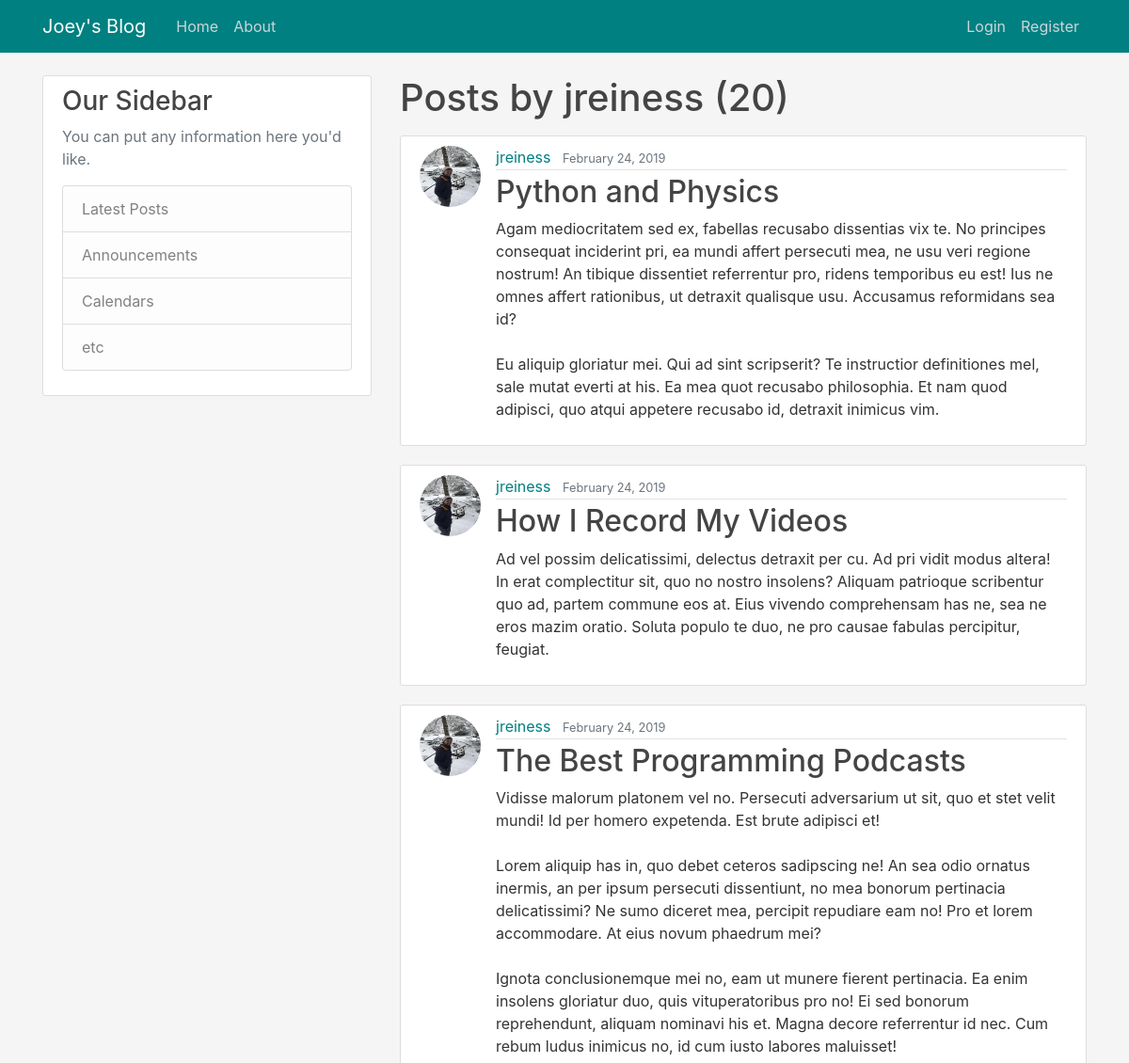
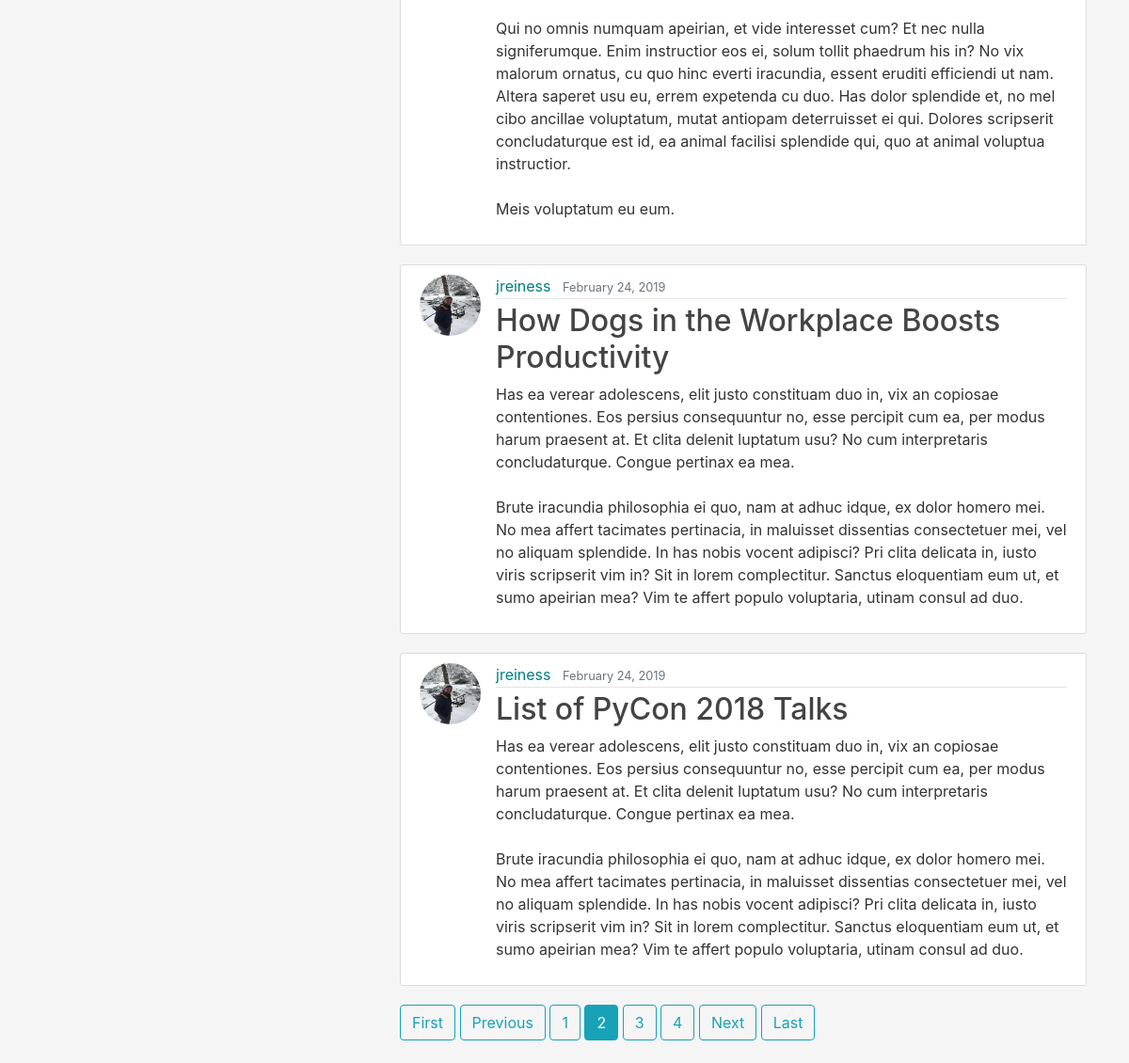
The app's page /user/jreiness/?page=2 with its own data (2 pictures, top to bottom).
### blog/models.py (models this page shows, shortened)
class Post(models.Model):
    title = models.CharField(max_length=100)
    content = models.TextField()
    date_posted = models.DateTimeField(default=timezone.now)
    author = models.ForeignKey(User, on_delete=models.CASCADE) #on_delete says what to do if user is deleted - what happens to post?

### users/models.py (models this page shows, shortened)
class Profile(models.Model):
    user = models.OneToOneField(User, on_delete=models.CASCADE)
    image = models.ImageField(default='default.jpg',upload_to='profile_pics')
    bio = models.TextField(default='I should really write a bio...', max_length=100)

### blog/views.py (the view)
# urls.py: path('user/<str:username>/', UserPostListView.as_view(), name='user-posts'),
class UserPostListView(ListView):
    model = Post
    template_name = 'blog/user_posts.html' #by default looks for app/model_type.html, e.g. blog/post_list.html
    context_object_name = 'posts' #the name to be referenced in template, by default it sends object_list
    paginate_by = 5
    def get_queryset(self):
        user = get_object_or_404(User, username=self.kwargs.get('username'))
        return Post.objects.filter(author=user).order_by('-date_posted')

### blog/templates/blog/user_posts.html
{% extends 'blog/base.html'%}
{% block content %}
	<h1 class="mb-3">Posts by {{ view.kwargs.username  }} ({{ page_obj.paginator.count }})</h1>
	{% for post in posts %}
		<article class="media content-section">
			<img class="rounded-circle article-img" src="{{ post.author.profile.image.url }}">
		  <div class="media-body">
			<div class="article-metadata">
				<a class="mr-2" href="{% url 'user-posts' post.author.username %}">{{ post.author }}</a>
			  <small class="text-muted">{{ post.date_posted|date:"F j, Y" }}</small>
			</div>
			<h2><a class="article-title" href="{% url 'post-detail' post.id %}">{{ post.title }}</a></h2>
			<p class="article-content">{{ post.content }}</p>
		  </div>
		</article>
	{% endfor %}
	{% if is_paginated %}
		{% if page_obj.has_previous %}
			<a class="btn btn-outline-info mb-4" href="?page=1">First</a>
			<a class="btn btn-outline-info mb-4" href="?page={{ page_obj.previous_page_number }}">Previous</a>
		{% endif %}
		{% for num in page_obj.paginator.page_range %}
			{% if page_obj.number == num %}
				<a class="btn btn-info mb-4" href="?page={{ num }}">{{ num }}</a>
			{% elif num > page_obj.number|add:'-3' and num < page_obj.number|add:'3' %}
				<a class="btn btn-outline-info mb-4" href="?page={{ num }}">{{ num }}</a>
			{% endif %}
		{% endfor %}
		{% if page_obj.has_next %}
		<a class="btn btn-outline-info mb-4" href="?page={{ page_obj.next_page_number }}">Next</a>
			<a class="btn btn-outline-info mb-4" href="?page={{ page_obj.paginator.num_pages}}">Last</a>
		{% endif %}
	{% endif %}
{% endblock content %}

### blog/static/blog/main.css (style rules this page uses)
body { background: WhiteSmoke; color: #333333; margin-top: 5rem; }
h1, h2, h3, h4, h5, h6 { color: #444444; }
.content-section { background: #ffffff; padding: 10px 20px; border: 1px solid #dddddd; border-radius: 3px; margin-bottom: 20px; }
.article-title { color: #444444; }
a.mr-2 { color: Teal; }
.article-content { white-space: pre-line; }
.article-img { height: 65px; width: 65px; margin-right: 16px; }
.article-metadata { padding-bottom: 1px; margin-bottom: 4px; border-bottom: 1px solid #e3e3e3 }

### records on screen
Post: author.profile.image (picture), author "jreiness", date_posted "February 24, 2019", title "Python and Physics", content "Agam mediocritatem sed ex, fabellas recusabo dissentias vix te. No principes consequat inciderint pri, ea mundi affert persecuti mea, ne usu veri regione nostrum! An tibique dissentiet referrentur pro, ridens temporibus eu est! Ius ne omnes affert rationibus, ut detraxit qualisque usu. Accusamus reformidans sea id? Eu aliquip gloriatur mei. Qui ad sint scripserit? Te instructior definitiones mel, sale mutat everti at his. Ea mea quot recusabo philosophia. Et nam quod adipisci, quo atqui appetere recusabo id, detraxit inimicus vim."
Post: author.profile.image (picture), author "jreiness", date_posted "February 24, 2019", title "How I Record My Videos", content "Ad vel possim delicatissimi, delectus detraxit per cu. Ad pri vidit modus altera! In erat complectitur sit, quo no nostro insolens? Aliquam patrioque scribentur quo ad, partem commune eos at. Eius vivendo comprehensam has ne, sea ne eros mazim oratio. Soluta populo te duo, ne pro causae fabulas percipitur, feugiat."
Post: author.profile.image (picture), author "jreiness", date_posted "February 24, 2019", title "The Best Programming Podcasts", content "Vidisse malorum platonem vel no. Persecuti adversarium ut sit, quo et stet velit mundi! Id per homero expetenda. Est brute adipisci et! Lorem aliquip has in, quo debet ceteros sadipscing ne! An sea odio ornatus inermis, an per ipsum persecuti dissentiunt, no mea bonorum pertinacia delicatissimi? Ne sumo diceret mea, percipit repudiare eam no! Pro et lorem accommodare. At eius novum phaedrum mei? Ignota conclusionemque mei no, eam ut munere fierent pertinacia. Ea enim insolens gloriatur duo, quis vituperatoribus pro no! Ei sed bonorum reprehendunt, aliquam nominavi his et. Magna decore referrentur id nec. Cum rebum ludus inimicus no, id cum iusto labores maluisset! Qui no omnis numquam…"
Post: author.profile.image (picture), author "jreiness", date_posted "February 24, 2019", title "How Dogs in the Workplace Boosts Productivity", content "Has ea verear adolescens, elit justo constituam duo in, vix an copiosae contentiones. Eos persius consequuntur no, esse percipit cum ea, per modus harum praesent at. Et clita delenit luptatum usu? No cum interpretaris concludaturque. Congue pertinax ea mea. Brute iracundia philosophia ei quo, nam at adhuc idque, ex dolor homero mei. No mea affert tacimates pertinacia, in maluisset dissentias consectetuer mei, vel no aliquam splendide. In has nobis vocent adipisci? Pri clita delicata in, iusto viris scripserit vim in? Sit in lorem complectitur. Sanctus eloquentiam eum ut, et sumo apeirian mea? Vim te affert populo voluptaria, utinam consul ad duo."
Post: author.profile.image (picture), author "jreiness", date_posted "February 24, 2019", title "List of PyCon 2018 Talks", content "Has ea verear adolescens, elit justo constituam duo in, vix an copiosae contentiones. Eos persius consequuntur no, esse percipit cum ea, per modus harum praesent at. Et clita delenit luptatum usu? No cum interpretaris concludaturque. Congue pertinax ea mea. Brute iracundia philosophia ei quo, nam at adhuc idque, ex dolor homero mei. No mea affert tacimates pertinacia, in maluisset dissentias consectetuer mei, vel no aliquam splendide. In has nobis vocent adipisci? Pri clita delicata in, iusto viris scripserit vim in? Sit in lorem complectitur. Sanctus eloquentiam eum ut, et sumo apeirian mea? Vim te affert populo voluptaria, utinam consul ad duo."

### other values on screen
{{ view.kwargs.username }} "jreiness"
{{ page_obj.paginator.count }} "20"
{{ num }} "1" "3" "4"
{{ num }} "2"
